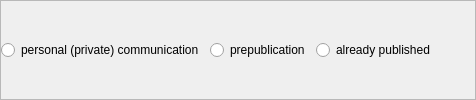
               <widget class="QFrame" name="frame_for_radiobuttons">
                <property name="frameShape">
                 <enum>QFrame::StyledPanel</enum>
                </property>
                <property name="frameShadow">
                 <enum>QFrame::Raised</enum>
                </property>
                <layout class="QVBoxLayout" name="verticalLayout_28">
                 <property name="leftMargin">
                  <number>0</number>
                 </property>
                 <property name="topMargin">
                  <number>0</number>
                 </property>
                 <property name="rightMargin">
                  <number>0</number>
                 </property>
                 <property name="bottomMargin">
                  <number>0</number>
                 </property>
                 <item>
                  <layout class="QHBoxLayout" name="horizontalLayout_radiobuttons">
                   <item>
                    <widget class="QRadioButton" name="personalDepositRadioButton">
                     <property name="text">
                      <string>personal (private) communication</string>
                     </property>
                    </widget>
                   </item>
                   <item>
                    <widget class="QRadioButton" name="prepublicationDepositRadioButton">
                     <property name="text">
                      <string>prepublication</string>
                     </property>
                    </widget>
                   </item>
                   <item>
                    <widget class="QRadioButton" name="publishedDepositionRadioButton">
                     <property name="text">
                      <string>already published</string>
                     </property>
                    </widget>
                   </item>
                   <item>
                    <spacer name="horizontalSpacer_31">
                     <property name="orientation">
                      <enum>Qt::Horizontal</enum>
                     </property>
                     <property name="sizeType">
                      <enum>QSizePolicy::Preferred</enum>
                     </property>
                     <property name="sizeHint" stdset="0">
                      <size>
                       <width>40</width>
                       <height>20</height>
                      </size>
                     </property>
                    </spacer>
                   </item>
                  </layout>
                 </item>
                </layout>
               </widget>
